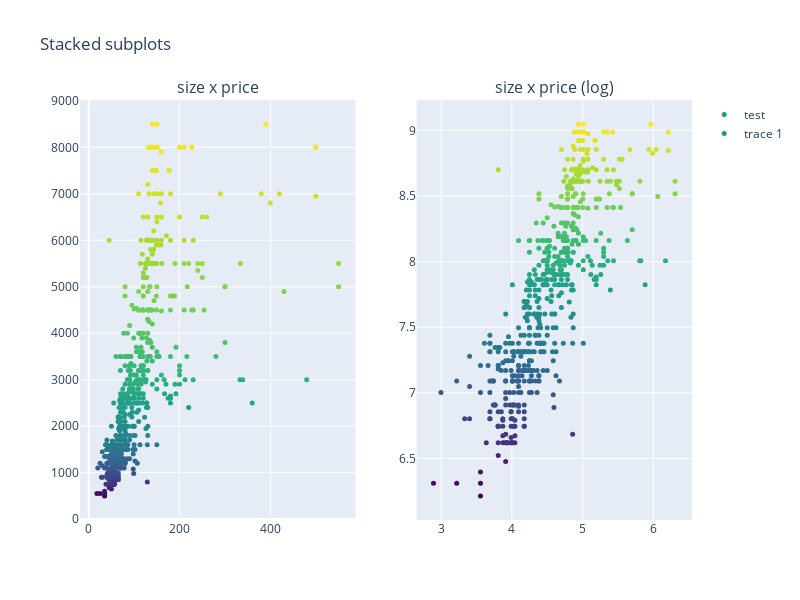

Write notebook code for a chart like this one.
### Markdown cell above
Vou dar uma olhada nas relações que mais apresentaram correlação: Area x Valor

### Code cell
import numpy as np
import plotly.tools as tools

trace1 = go.Scatter(
    name='test',
    x = df.Area,
    y = df.Valor,
    mode='markers',
    marker=dict(
        size=5,
        color = np.log(df.Valor), #set color equal to a variable
        colorscale='Viridis',
        showscale=False
    )
)

trace2 = go.Scatter(
    x = np.log(df.Area),
    y = np.log(df.Valor),
    mode='markers',
    marker=dict(
        size=5,
        color = np.log(df.Valor), #set color equal to a variable
        colorscale='Viridis',
        showscale=False
    )
)

fig = tools.make_subplots(rows=1, cols=2, subplot_titles=('size x price', 'size x price (log)'))

fig.append_trace(trace1, 1, 1)
fig.append_trace(trace2, 1, 2)


fig['layout'].update(height=600, width=800, title='Stacked subplots')
iplot(fig)

### Figure 1 — Plotly figure (JSON) as saved in the notebook; plotly's stock layout.template omitted (floating-point values rounded to 4 significant figures; data arrays with more than 128 entries replaced by an {"elided": "..."} marker saying what was removed)
{"data": [{"marker": {"color": {"elided": "579 float values"}, "colorscale": [[0, "#440154"], [0.1111, "#482878"], [0.2222, "#3e4989"], [0.3333, "#31688e"], [0.4444, "#26828e"], [0.5556, "#1f9e89"], [0.6667, "#35b779"], [0.7778, "#6ece58"], [0.8889, "#b5de2b"], [1, "#fde725"]], "showscale": false, "size": 5}, "mode": "markers", "name": "test", "type": "scatter", "x": {"elided": "579 int values"}, "xaxis": "x", "y": {"elided": "579 int values"}, "yaxis": "y"}, {"marker": {"color": {"elided": "579 float values"}, "colorscale": [[0, "#440154"], [0.1111, "#482878"], [0.2222, "#3e4989"], [0.3333, "#31688e"], [0.4444, "#26828e"], [0.5556, "#1f9e89"], [0.6667, "#35b779"], [0.7778, "#6ece58"], [0.8889, "#b5de2b"], [1, "#fde725"]], "showscale": false, "size": 5}, "mode": "markers", "type": "scatter", "x": {"elided": "579 float values"}, "xaxis": "x2", "y": {"elided": "579 float values"}, "yaxis": "y2"}], "layout": {"annotations": [{"font": {"size": 16}, "showarrow": false, "text": "size x price", "x": 0.225, "xanchor": "center", "xref": "paper", "y": 1, "yanchor": "bottom", "yref": "paper"}, {"font": {"size": 16}, "showarrow": false, "text": "size x price (log)", "x": 0.775, "xanchor": "center", "xref": "paper", "y": 1, "yanchor": "bottom", "yref": "paper"}], "height": 600, "title": {"text": "Stacked subplots"}, "width": 800, "xaxis": {"anchor": "y", "autorange": true, "domain": [0, 0.45], "range": [-19.21, 587.2], "type": "linear"}, "xaxis2": {"anchor": "y2", "autorange": true, "domain": [0.55, 1], "range": [2.651, 6.549], "type": "linear"}, "yaxis": {"anchor": "x", "autorange": true, "domain": [0, 1], "range": [-19.17, 9019.0], "type": "linear"}, "yaxis2": {"anchor": "x2", "autorange": true, "domain": [0, 1], "range": [6.031, 9.232], "type": "linear"}}}
